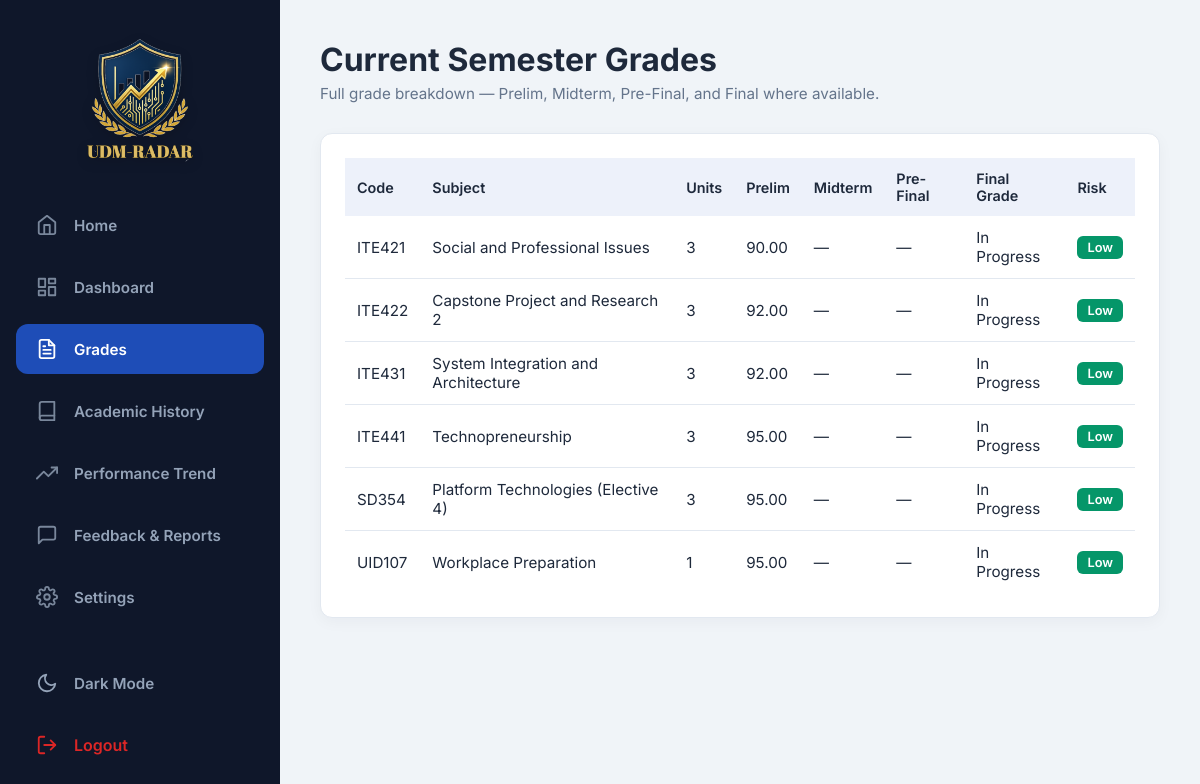
Page /student/grades.php (signed in) on the committed database.
### tables this page shows
CREATE TABLE `grades` (
  `id` int(11) NOT NULL,
  `student_id` int(11) NOT NULL COMMENT 'FK -> users.id (NOT student_profiles.id — there is no direct link to student_profiles from this table; join through users.id = student_profiles.user_id if section/course/etc. is needed).',
  `subject_id` int(11) NOT NULL COMMENT 'FK -> subjects.id.',
  `school_year` varchar(15) DEFAULT NULL COMMENT 'e.g. "2026-2027".',
  `semester` tinyint(4) DEFAULT NULL COMMENT '1 or 2.',
  `prelim` decimal(5,2) DEFAULT NULL COMMENT 'Raw 0-100 percentage, NEVER a 1.00-4.00 point value. Convert via normalizeTermGrade() before any math or display.',
  `midterm` decimal(5,2) DEFAULT NULL COMMENT 'Raw 0-100 percentage, same rule as prelim.',
  `prefinal` decimal(5,2) DEFAULT NULL COMMENT 'Raw 0-100 percentage, same rule as prelim.',
  `final_grade` decimal(4,2) DEFAULT NULL COMMENT 'Already point-scale (1.00-4.00) once computed via the official 30/30/40 weighting — opposite convention from prelim/midterm/prefinal. Convert via normalizePointGrade(), not normalizeTermGrade().',
  `risk_level` enum('LOW','MODERATE','HIGH') DEFAULT 'LOW' COMMENT 'Snapshot at time of last encode/patch — NOT guaranteed to match live computeRiskFromAvg() on the current prelim/final value if thresholds changed since. Treat as a cache, recompute live where correctness matters.',
  `is_current` tinyint(1) DEFAULT 0 COMMENT 'Marks "this is the in-progress term to show on dashboards." Not enforced by any constraint — nothing stops two different terms from both being flagged 1 for the same student (this happened once; see fix_duplicate_semester.sql). getCurrentTerm() in config/constants.php can cross-check this flag against the actual calendar date.',
  `encoded_by` int(11) DEFAULT NULL COMMENT 'FK -> users.id (the faculty who entered this row). No _id suffix, unlike every other FK column in this schema — naming inconsistency, kept as-is to avoid touching every PHP reference to $g[''encoded_by''].'
);

CREATE TABLE `subjects` (
  `id` int(11) NOT NULL,
  `code` varchar(20) NOT NULL COMMENT 'e.g. "ITE331". Elective slots use a track-specific code (SD351/CY351/DS351 = Machine Learning under the Software Dev/Cybersecurity/Data Science track) rather than a generic "Elective 1" label.',
  `title` varchar(150) NOT NULL,
  `units` tinyint(4) NOT NULL COMMENT 'Credit units. GWA math weights every grade by this — a 1-unit and 3-unit subject do NOT count equally (see computeWeightedGWA()).',
  `year_level` tinyint(4) DEFAULT NULL COMMENT 'Which curriculum year this subject belongs to (1-4) — independent of any individual student''s current year.',
  `semester` tinyint(4) DEFAULT NULL COMMENT '1 or 2 — which semester of that curriculum year.'
);

### student/grades.php (the view, shortened to what this page needs)
<?php
$user = currentUser();
$db = getDB();
$stmt = $db->prepare("
    SELECT g.*, s.code, s.title, s.units
    FROM grades g
    JOIN subjects s ON s.id = g.subject_id
    WHERE g.student_id = ? AND g.is_current = 1
    ORDER BY s.code
");
$stmt->execute([$user['id']]);
$grades = $stmt->fetchAll();
$riskBadgeClass = fn(string $risk) => match (strtoupper($risk)) {
    'LOW' => 'low', 'MODERATE' => 'mod', 'HIGH' => 'high', default => 'low',
};
require_once '../includes/header.php';
require_once '../includes/sidebar.php';
?>
<div class="main-content">
    <div class="header">
        <div>
            <h1>Current Semester Grades</h1>
            <p>Full grade breakdown — Prelim, Midterm, Pre-Final, and Final where available.</p>
        </div>
    </div>
    <div class="card">
        <?php if (empty($grades)): ?>
            <p class="empty-state">No current-semester grades have been encoded yet.</p>
        <?php else: ?>
        <table>
            <thead>
                <tr>
                    <th>Code</th>
                    <th>Subject</th>
                    <th>Units</th>
                    <th>Prelim</th>
                    <th>Midterm</th>
                    <th>Pre-Final</th>
                    <th>Final Grade</th>
                    <th>Risk</th>
                </tr>
            </thead>
            <tbody>
                <?php foreach ($grades as $g): ?>
                <tr>
                    <td><?= htmlspecialchars($g['code']) ?></td>
                    <td><?= htmlspecialchars($g['title']) ?></td>
                    <td><?= htmlspecialchars($g['units']) ?></td>
                    <td><?= $g['prelim']      !== null ? number_format($g['prelim'], 2)      : '—' ?></td>
                    <td><?= $g['midterm']     !== null ? number_format($g['midterm'], 2)     : '—' ?></td>
                    <td><?= $g['prefinal']    !== null ? number_format($g['prefinal'], 2)    : '—' ?></td>
                    <td><?= $g['final_grade'] !== null ? number_format($g['final_grade'], 2) : 'In Progress' ?></td>
                    <td><span class="badge <?= $riskBadgeClass($g['risk_level'] ?? 'LOW') ?>"><?= htmlspecialchars(ucfirst(strtolower($g['risk_level'] ?? 'LOW'))) ?></span></td>
                </tr>
                <?php endforeach; ?>
            </tbody>
        </table>
        <?php endif; ?>
    </div>
</div>
<?php require_once '../includes/footer.php'; ?>

### assets/css/dashboard.css (style rules this page uses)
:root { --bg-color: #F0F4F8; --sidebar-bg: #0F172A; --sidebar-hover: rgba(255, 255, 255, 0.05); --card-bg: #FFFFFF; --text-dark: #1E293B; --text-gray: #64748B; --accent-blue: #1E4DB7; --border-color: #E2E8F0; --table-header-bg: rgba(30, 77, 183, 0.08); --shadow-sm: 0 4px 15px rgba(15, 23, 42, 0.04); --risk-low: #059669; --risk-mod: #D97706; --risk-high: #DC2626; --gold: #C9A227; }
* { margin: 0; padding: 0; box-sizing: border-box; font-family: 'Inter', sans-serif; }
body { display: flex; height: 100vh; background-color: var(--bg-color); color: var(--text-dark); overflow: hidden; transition: background-color 0.3s ease, color 0.3s ease; }
.main-content { flex: 1; padding: 40px; overflow-y: auto; }
.header { display: flex; justify-content: space-between; align-items: center; margin-bottom: 30px; }
.header h1 { color: var(--text-dark); font-size: 2rem; font-weight: 700; }
.header p { color: var(--text-gray); font-size: 0.95rem; margin-top: 5px; }
.card { background: var(--card-bg); border: 1px solid var(--border-color); border-radius: 12px; padding: 24px; box-shadow: var(--shadow-sm); margin-bottom: 24px; transition: background-color 0.3s ease, border-color 0.3s ease; }
table { width: 100%; border-collapse: collapse; }
th { text-align: left; padding: 12px; background-color: var(--table-header-bg); color: var(--text-dark); font-weight: 600; font-size: 0.9rem; }
td { padding: 12px; border-bottom: 1px solid var(--border-color); font-size: 0.95rem; color: var(--text-dark); }
tr:last-child td { border-bottom: none; }
.badge { padding: 4px 10px; border-radius: 6px; font-size: 0.8rem; font-weight: 600; color: white; display: inline-block; }
.badge.low { background-color: var(--risk-low); }

### rows in the picture
grades: subject.code "ITE421", subject.title "Social and Professional Issues", subject.units "3", prelim "90.00", shows "In Progress", risk_level "Low"
grades: subject.code "ITE422", subject.title "Capstone Project and Research 2", subject.units "3", prelim "92.00", shows "In Progress", risk_level "Low"
grades: subject.code "ITE431", subject.title "System Integration and Architecture", subject.units "3", prelim "92.00", shows "In Progress", risk_level "Low"
grades: subject.code "ITE441", subject.title "Technopreneurship", subject.units "3", prelim "95.00", shows "In Progress", risk_level "Low"
grades: subject.code "SD354", subject.title "Platform Technologies (Elective 4)", subject.units "3", prelim "95.00", shows "In Progress", risk_level "Low"
grades: subject.code "UID107", subject.title "Workplace Preparation", subject.units "1", prelim "95.00", shows "In Progress", risk_level "Low"

### other values in the picture
$label "Home"
$label "Dashboard"
$label "Grades"
$label "Academic History"
$label "Performance Trend"
$label "Feedback & Reports"
$label "Settings"
